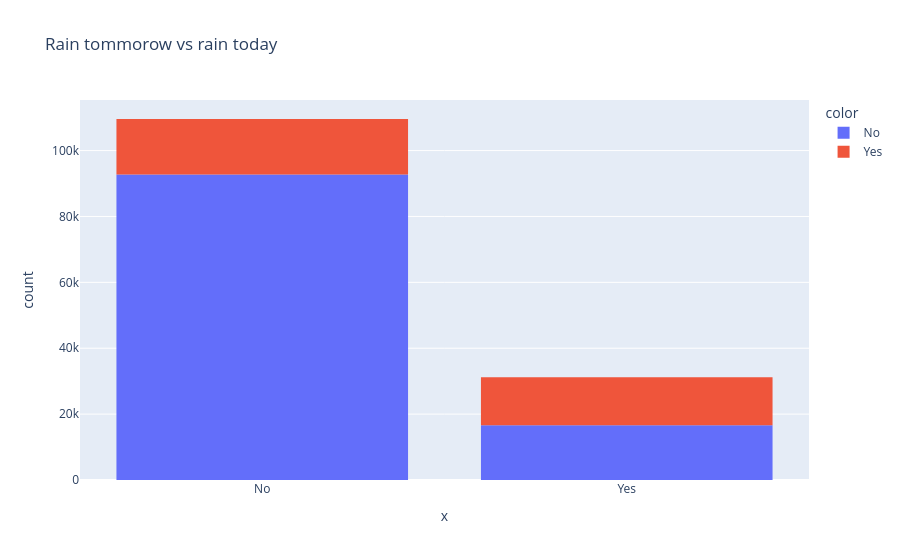

Notebook code for this chart:
### Code cell
px.histogram(x = df['RainTomorrow'], title = "Rain tommorow vs rain today", color = df["RainToday"])

### Figure 1 — Plotly figure (JSON) as saved in the notebook; plotly's stock layout.template omitted (floating-point values rounded to 4 significant figures; data arrays with more than 128 entries replaced by an {"elided": "..."} marker saying what was removed)
{"data": [{"bingroup": "x", "hovertemplate": "color=No<br>x=%{x}<br>count=%{y}<extra></extra>", "legendgroup": "No", "marker": {"color": "#636efa", "pattern": {"shape": ""}}, "name": "No", "orientation": "v", "showlegend": true, "type": "histogram", "x": {"elided": "109332 str values"}, "xaxis": "x", "yaxis": "y"}, {"bingroup": "x", "hovertemplate": "color=Yes<br>x=%{x}<br>count=%{y}<extra></extra>", "legendgroup": "Yes", "marker": {"color": "#EF553B", "pattern": {"shape": ""}}, "name": "Yes", "orientation": "v", "showlegend": true, "type": "histogram", "x": {"elided": "31455 str values"}, "xaxis": "x", "yaxis": "y"}], "layout": {"barmode": "relative", "legend": {"title": {"text": "color"}, "tracegroupgap": 0}, "title": {"text": "Rain tommorow vs rain today"}, "xaxis": {"anchor": "y", "domain": [0, 1], "title": {"text": "x"}}, "yaxis": {"anchor": "x", "domain": [0, 1], "title": {"text": "count"}}}}
